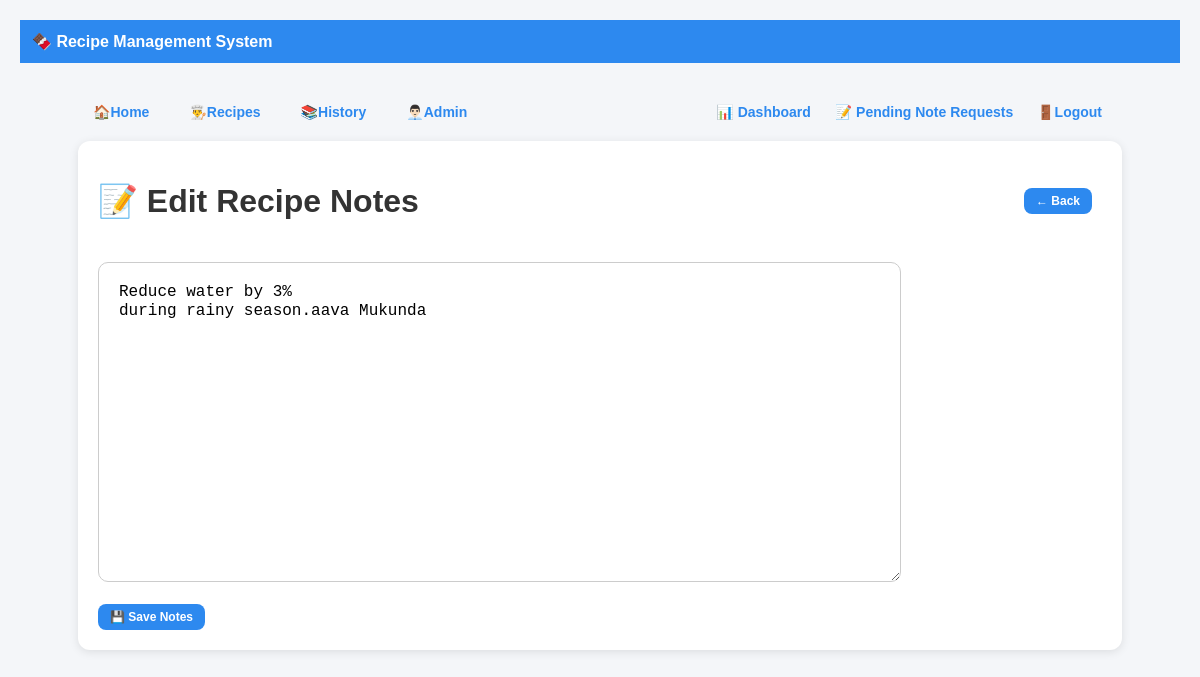
Before: /edit_notes/1 with the older database file.
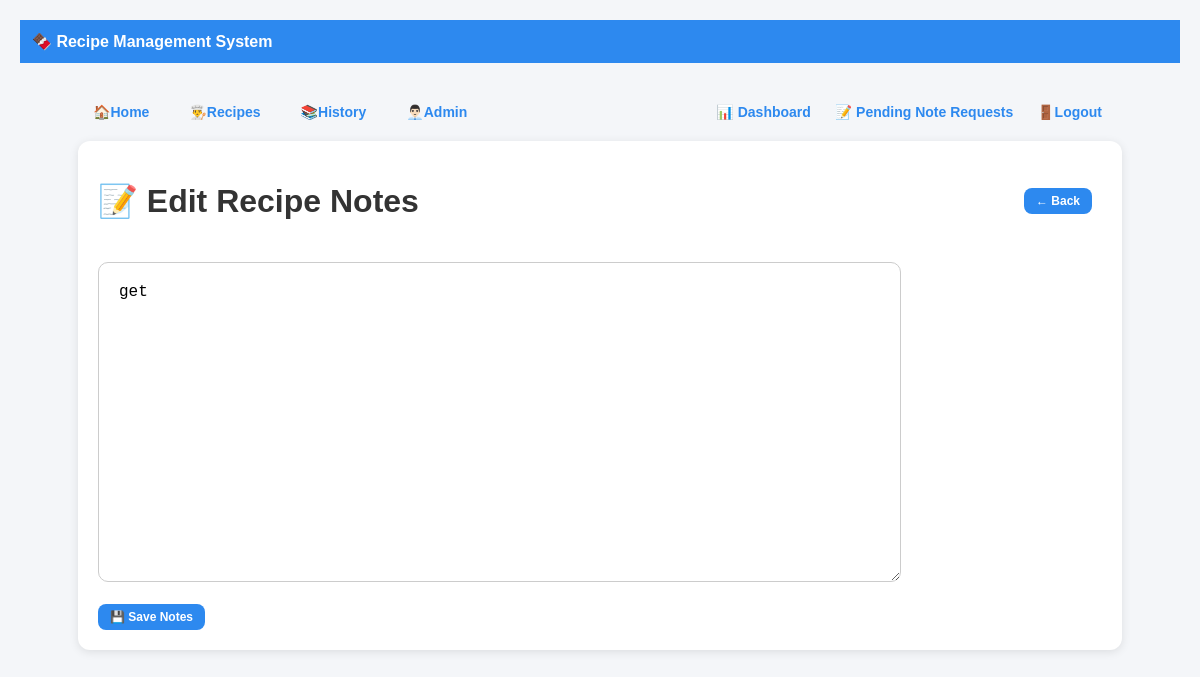
After: the same page with the newer database file.
### models.py (models this page shows)
class Recipe(Base):
    __tablename__ = "recipes"
    id = Column(Integer, primary_key=True)
    name = Column(String, unique=True)
    notes = Column(
        Text,
        nullable=True
    )
    ingredients = relationship(
        "Ingredient",
        back_populates="recipe",
        cascade="all, delete"
    )
    note_requests = relationship(
    "NoteRequest",
    back_populates="recipe"
)

### main.py (the view)
@app.get(
    "/edit_notes/{recipe_id}",
    response_class=HTMLResponse
)
def edit_notes(
    request: Request,
    recipe_id: int
):
    db = SessionLocal()
    recipe = db.query(
        Recipe
    ).filter(
        Recipe.id == recipe_id
    ).first()
    response = templates.TemplateResponse(
        request=request,
        name="edit_notes.html",
        context={
            "recipe": recipe
        }
    )
    db.close()
    return response

### templates/edit_notes.html
{% extends "base.html" %}
{% block content %}
<div class="card">
    <div style="
        display:flex;
        justify-content:space-between;
        align-items:center;
        margin-bottom:20px;
    ">
        <h1>
            📝 Edit Recipe Notes
        </h1>
        <a href="/admin_recipe/{{ recipe.id }}">
            <button class="small-btn">
                ← Back
            </button>
        </a>
    </div>
    <form
        action="/update_notes/{{ recipe.id }}"
        method="post"
    >
        <textarea
            name="notes"
            class="notes-editor"
        >{{ recipe.notes or "" }}</textarea>
        <br><br>
        <button
            type="submit"
            class="small-btn"
        >
            💾 Save Notes
        </button>
    </form>
</div>
{% endblock %}

Changed rows visible on the page:
changed Recipe: notes "Reduce water by 3% during rainy season.aava Mukunda" → "get"
